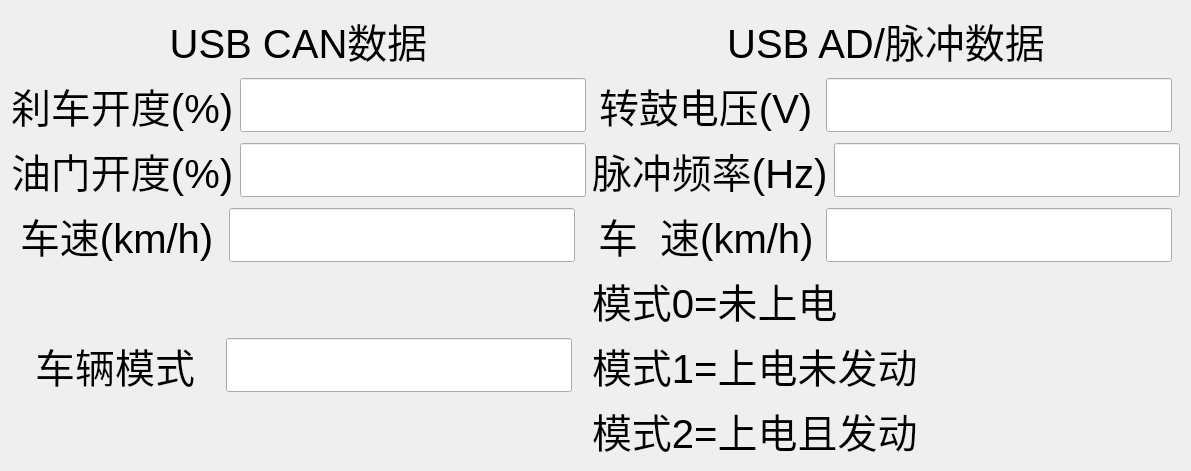
     <widget class="QWidget" name="tab_usbData">
      <property name="font">
       <font>
        <pointsize>30</pointsize>
        <weight>50</weight>
        <italic>false</italic>
        <bold>false</bold>
       </font>
      </property>
      <attribute name="title">
       <string> USB数据 </string>
      </attribute>
      <layout class="QHBoxLayout" name="horizontalLayout_17">
       <item>
        <layout class="QGridLayout" name="gridLayout">
         <item row="1" column="0">
          <layout class="QHBoxLayout" name="horizontalLayout_12">
           <item>
            <widget class="QLabel" name="label_11">
             <property name="sizePolicy">
              <sizepolicy hsizetype="Fixed" vsizetype="Preferred">
               <horstretch>0</horstretch>
               <verstretch>0</verstretch>
              </sizepolicy>
             </property>
             <property name="font">
              <font>
               <pointsize>30</pointsize>
               <weight>50</weight>
               <italic>false</italic>
               <bold>false</bold>
              </font>
             </property>
             <property name="text">
              <string>刹车开度(%)</string>
             </property>
            </widget>
           </item>
           <item>
            <widget class="QLineEdit" name="lineEdit_CanBrakeOpenValue">
             <property name="enabled">
              <bool>true</bool>
             </property>
             <property name="sizePolicy">
              <sizepolicy hsizetype="Fixed" vsizetype="Fixed">
               <horstretch>0</horstretch>
               <verstretch>0</verstretch>
              </sizepolicy>
             </property>
             <property name="font">
              <font>
               <pointsize>30</pointsize>
               <weight>50</weight>
               <italic>false</italic>
               <bold>false</bold>
              </font>
             </property>
             <property name="alignment">
              <set>Qt::AlignCenter</set>
             </property>
             <property name="readOnly">
              <bool>true</bool>
             </property>
            </widget>
           </item>
          </layout>
         </item>
         <item row="0" column="0">
          <widget class="QLabel" name="label_10">
           <property name="sizePolicy">
            <sizepolicy hsizetype="Preferred" vsizetype="Fixed">
             <horstretch>0</horstretch>
             <verstretch>0</verstretch>
            </sizepolicy>
           </property>
           <property name="font">
            <font>
             <pointsize>30</pointsize>
             <weight>50</weight>
             <italic>false</italic>
             <bold>false</bold>
            </font>
           </property>
           <property name="text">
            <string>USB CAN数据</string>
           </property>
           <property name="alignment">
            <set>Qt::AlignCenter</set>
           </property>
          </widget>
         </item>
         <item row="3" column="0">
          <layout class="QHBoxLayout" name="horizontalLayout_14">
           <item>
            <widget class="QLabel" name="label_13">
             <property name="sizePolicy">
              <sizepolicy hsizetype="Fixed" vsizetype="Preferred">
               <horstretch>0</horstretch>
               <verstretch>0</verstretch>
              </sizepolicy>
             </property>
             <property name="font">
              <font>
               <pointsize>30</pointsize>
               <weight>50</weight>
               <italic>false</italic>
               <bold>false</bold>
              </font>
             </property>
             <property name="text">
              <string>车速(km/h)</string>
             </property>
            </widget>
           </item>
           <item>
            <widget class="QLineEdit" name="lineEdit_CanSpeed">
             <property name="enabled">
              <bool>true</bool>
             </property>
             <property name="sizePolicy">
              <sizepolicy hsizetype="Fixed" vsizetype="Fixed">
               <horstretch>0</horstretch>
               <verstretch>0</verstretch>
              </sizepolicy>
             </property>
             <property name="font">
              <font>
               <pointsize>30</pointsize>
               <weight>50</weight>
               <italic>false</italic>
               <bold>false</bold>
              </font>
             </property>
             <property name="alignment">
              <set>Qt::AlignCenter</set>
             </property>
             <property name="readOnly">
              <bool>true</bool>
             </property>
            </widget>
           </item>
          </layout>
         </item>
         <item row="2" column="0">
          <layout class="QHBoxLayout" name="horizontalLayout_13">
           <item>
            <widget class="QLabel" name="label_12">
             <property name="sizePolicy">
              <sizepolicy hsizetype="Fixed" vsizetype="Preferred">
               <horstretch>0</horstretch>
               <verstretch>0</verstretch>
              </sizepolicy>
             </property>
             <property name="font">
              <font>
               <pointsize>30</pointsize>
               <weight>50</weight>
               <italic>false</italic>
               <bold>false</bold>
              </font>
             </property>
             <property name="text">
              <string>油门开度(%)</string>
             </property>
            </widget>
           </item>
           <item>
            <widget class="QLineEdit" name="lineEdit_CanAccOpenValue">
             <property name="enabled">
              <bool>true</bool>
             </property>
             <property name="sizePolicy">
              <sizepolicy hsizetype="Fixed" vsizetype="Fixed">
               <horstretch>0</horstretch>
               <verstretch>0</verstretch>
              </sizepolicy>
             </property>
             <property name="font">
              <font>
               <pointsize>30</pointsize>
               <weight>50</weight>
               <italic>false</italic>
               <bold>false</bold>
              </font>
             </property>
             <property name="alignment">
              <set>Qt::AlignCenter</set>
             </property>
             <property name="readOnly">
              <bool>true</bool>
             </property>
            </widget>
           </item>
          </layout>
         </item>
         <item row="0" column="1">
          <widget class="QLabel" name="label_15">
           <property name="sizePolicy">
            <sizepolicy hsizetype="Preferred" vsizetype="Fixed">
             <horstretch>0</horstretch>
             <verstretch>0</verstretch>
            </sizepolicy>
           </property>
           <property name="font">
            <font>
             <pointsize>30</pointsize>
             <weight>50</weight>
             <italic>false</italic>
             <bold>false</bold>
            </font>
           </property>
           <property name="text">
            <string>USB AD/脉冲数据</string>
           </property>
           <property name="alignment">
            <set>Qt::AlignCenter</set>
           </property>
          </widget>
         </item>
         <item row="4" column="0">
          <layout class="QHBoxLayout" name="horizontalLayout_15">
           <item>
            <widget class="QLabel" name="label_14">
             <property name="sizePolicy">
              <sizepolicy hsizetype="Fixed" vsizetype="Preferred">
               <horstretch>0</horstretch>
               <verstretch>0</verstretch>
              </sizepolicy>
             </property>
             <property name="font">
              <font>
               <pointsize>30</pointsize>
               <weight>50</weight>
               <italic>false</italic>
               <bold>false</bold>
              </font>
             </property>
             <property name="text">
              <string> 车辆模式 </string>
             </property>
            </widget>
           </item>
           <item>
            <widget class="QLineEdit" name="lineEdit_CanPowerMode">
             <property name="enabled">
              <bool>true</bool>
             </property>
             <property name="sizePolicy">
              <sizepolicy hsizetype="Fixed" vsizetype="Fixed">
               <horstretch>0</horstretch>
               <verstretch>0</verstretch>
              </sizepolicy>
             </property>
             <property name="font">
              <font>
               <pointsize>30</pointsize>
               <weight>50</weight>
               <italic>false</italic>
               <bold>false</bold>
              </font>
             </property>
             <property name="alignment">
              <set>Qt::AlignCenter</set>
             </property>
             <property name="readOnly">
              <bool>true</bool>
             </property>
            </widget>
           </item>
          </layout>
         </item>
         <item row="3" column="1">
          <layout class="QHBoxLayout" name="horizontalLayout_16">
           <item>
            <widget class="QLabel" name="label_16">
             <property name="sizePolicy">
              <sizepolicy hsizetype="Fixed" vsizetype="Preferred">
               <horstretch>0</horstretch>
               <verstretch>0</verstretch>
              </sizepolicy>
             </property>
             <property name="font">
              <font>
               <pointsize>30</pointsize>
               <weight>50</weight>
               <italic>false</italic>
               <bold>false</bold>
              </font>
             </property>
             <property name="text">
              <string>车  速(km/h)</string>
             </property>
            </widget>
           </item>
           <item>
            <widget class="QLineEdit" name="lineEdit_UsbMP412Speed">
             <property name="enabled">
              <bool>true</bool>
             </property>
             <property name="sizePolicy">
              <sizepolicy hsizetype="Fixed" vsizetype="Fixed">
               <horstretch>0</horstretch>
               <verstretch>0</verstretch>
              </sizepolicy>
             </property>
             <property name="font">
              <font>
               <pointsize>30</pointsize>
               <weight>50</weight>
               <italic>false</italic>
               <bold>false</bold>
              </font>
             </property>
             <property name="alignment">
              <set>Qt::AlignCenter</set>
             </property>
             <property name="readOnly">
              <bool>true</bool>
             </property>
            </widget>
           </item>
          </layout>
         </item>
         <item row="1" column="1">
          <layout class="QHBoxLayout" name="horizontalLayout_19">
           <item>
            <widget class="QLabel" name="label_9">
             <property name="sizePolicy">
              <sizepolicy hsizetype="Fixed" vsizetype="Preferred">
               <horstretch>0</horstretch>
               <verstretch>0</verstretch>
              </sizepolicy>
             </property>
             <property name="font">
              <font>
               <pointsize>30</pointsize>
               <weight>50</weight>
               <italic>false</italic>
               <bold>false</bold>
              </font>
             </property>
             <property name="text">
              <string>转鼓电压(V)</string>
             </property>
            </widget>
           </item>
           <item>
            <widget class="QLineEdit" name="lineEdit_adVoltage">
             <property name="enabled">
              <bool>true</bool>
             </property>
             <property name="sizePolicy">
              <sizepolicy hsizetype="Fixed" vsizetype="Fixed">
               <horstretch>0</horstretch>
               <verstretch>0</verstretch>
              </sizepolicy>
             </property>
             <property name="font">
              <font>
               <pointsize>30</pointsize>
               <weight>50</weight>
               <italic>false</italic>
               <bold>false</bold>
              </font>
             </property>
             <property name="alignment">
              <set>Qt::AlignCenter</set>
             </property>
             <property name="readOnly">
              <bool>true</bool>
             </property>
            </widget>
           </item>
          </layout>
         </item>
         <item row="2" column="1">
          <layout class="QHBoxLayout" name="horizontalLayout_20">
           <item>
            <widget class="QLabel" name="label_17">
             <property name="sizePolicy">
              <sizepolicy hsizetype="Fixed" vsizetype="Preferred">
               <horstretch>0</horstretch>
               <verstretch>0</verstretch>
              </sizepolicy>
             </property>
             <property name="font">
              <font>
               <pointsize>30</pointsize>
               <weight>50</weight>
               <italic>false</italic>
               <bold>false</bold>
              </font>
             </property>
             <property name="text">
              <string>脉冲频率(Hz)</string>
             </property>
            </widget>
           </item>
           <item>
            <widget class="QLineEdit" name="lineEdit_pulseFrequency">
             <property name="enabled">
              <bool>true</bool>
             </property>
             <property name="sizePolicy">
              <sizepolicy hsizetype="Fixed" vsizetype="Fixed">
               <horstretch>0</horstretch>
               <verstretch>0</verstretch>
              </sizepolicy>
             </property>
             <property name="font">
              <font>
               <pointsize>30</pointsize>
               <weight>50</weight>
               <italic>false</italic>
               <bold>false</bold>
              </font>
             </property>
             <property name="alignment">
              <set>Qt::AlignCenter</set>
             </property>
             <property name="readOnly">
              <bool>true</bool>
             </property>
            </widget>
           </item>
          </layout>
         </item>
         <item row="4" column="1">
          <layout class="QVBoxLayout" name="verticalLayout_7">
           <item>
            <widget class="QLabel" name="label_5">
             <property name="font">
              <font>
               <pointsize>30</pointsize>
               <weight>50</weight>
               <italic>false</italic>
               <bold>false</bold>
              </font>
             </property>
             <property name="text">
              <string>模式0=未上电</string>
             </property>
            </widget>
           </item>
           <item>
            <widget class="QLabel" name="label_6">
             <property name="font">
              <font>
               <pointsize>30</pointsize>
               <weight>50</weight>
               <italic>false</italic>
               <bold>false</bold>
              </font>
             </property>
             <property name="text">
              <string>模式1=上电未发动</string>
             </property>
            </widget>
           </item>
           <item>
            <widget class="QLabel" name="label_7">
             <property name="font">
              <font>
               <pointsize>30</pointsize>
               <weight>50</weight>
               <italic>false</italic>
               <bold>false</bold>
              </font>
             </property>
             <property name="text">
              <string>模式2=上电且发动</string>
             </property>
            </widget>
           </item>
          </layout>
         </item>
        </layout>
       </item>
      </layout>
     </widget>
